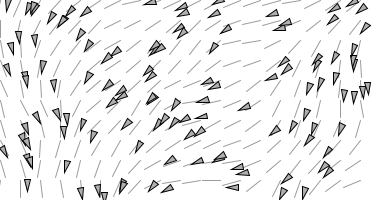
Frame 1 (no input)
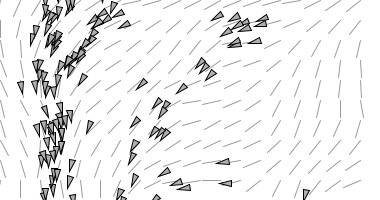
Frame 60 (the mouse pressed at the canvas centre just before this capture)
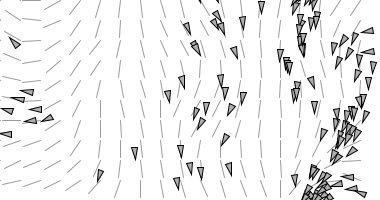
Frame 120 (the mouse held since frame 60 and released just before this capture)

The Processing sketch that drew these frames (run headless with seeded random() and noise(); from frame 60 on, the mouse is pressed at the canvas centre):

// Processing sketch: flow_field
// ── flow_field.pde
class FlowField {
    PVector[][] field;
    int cols, rows;
    int resolution;

    FlowField(int r) {
        resolution = r;
        cols = width / resolution;
        rows = height / resolution;
        field = new PVector[cols][rows];
        init();
    }

    void init() {
        noiseSeed((int) random(10000));
        float xoff = 0;
        for (int i = 0; i < cols; i++) {
            float yoff = 0;
            for (int j = 0; j < rows; j++) {
                float theta = map(noise(xoff, yoff), 0, 1, 0, TWO_PI);
                field[i][j] = new PVector(cos(theta), sin(theta));
                yoff += 0.1;
            }
            xoff += 0.1;
        }
    }

    void display() {
        for (int i = 0; i < cols; i++) {
            for (int j = 0; j < rows; j++) {
                drawVector(field[i][j], i * resolution, j * resolution, resolution - 2);
            }
        }
    }

    void drawVector(PVector v, float x, float y, float scayl) {
        pushMatrix();
        float arrowsize = 4;
        translate(x, y);
        stroke(0, 100);
        rotate(v.heading2D());
        float len = v.mag() * scayl;
        line(0, 0, len, 0);
        popMatrix();
    }

    PVector lookup(PVector lookup) {
        int column = int(constrain(lookup.x / resolution, 0, cols - 1));
        int row = int(constrain(lookup.y / resolution, 0, rows - 1));
        return field[column][row].copy();
    }
}

class Vehicle {
    PVector location;
    PVector velocity;
    PVector acceleration;
    float r;
    float maxforce;
    float maxspeed;

    Vehicle(PVector l, float ms, float mf) {
        location = l.copy();
        r = 3.0;
        maxspeed = ms;
        maxforce = mf;
        acceleration = new PVector(0, 0);
        velocity = new PVector(0, 0);
    }

    public void run() {
        update();
        borders();
        display();
    }

    void follow(FlowField flow) {
        PVector desired = flow.lookup(location);
        desired.mult(maxspeed);
        PVector steer = PVector.sub(desired, velocity);
        steer.limit(maxforce);
        applyForce(steer);
    }

    void applyForce(PVector force) {
        acceleration.add(force);
    }

    void update() {
        velocity.add(acceleration);
        velocity.limit(maxspeed);
        location.add(velocity);
        acceleration.mult(0);
    }

    void display() {
        float theta = velocity.heading2D() + radians(90);
        fill(175);
        stroke(0);
        pushMatrix();
        translate(location.x, location.y);
        rotate(theta);
        beginShape(TRIANGLES);
        vertex(0, -r * 2);
        vertex(-r, r * 2);
        vertex(r, r * 2);
        endShape();
        popMatrix();
    }

    void borders() {
        if (location.x < -r) location.x = width + r;
        if (location.y < -r) location.y = height + r;
        if (location.x > width + r) location.x = -r;
        if (location.y > height + r) location.y = -r;
    }
}

boolean debug = true;
FlowField flowfield;
ArrayList<Vehicle> vehicles;

void setup() {
    size(380, 200);
    smooth();
    flowfield = new FlowField(20);
    vehicles = new ArrayList<Vehicle>();
    for (int i = 0; i < 120; i++) {
        vehicles.add(new Vehicle(new PVector(random(width), random(height)), random(2, 5), random(0.1, 0.5)));
    }
}

void draw() {
    background(255);
    if (debug) flowfield.display();
    for (Vehicle v : vehicles) {
        v.follow(flowfield);
        v.run();
    }

    fill(0);
}

void keyPressed() {
    if (key == ' ') {
        debug = !debug;
    }
}

void mousePressed() {
    flowfield.init();
}
